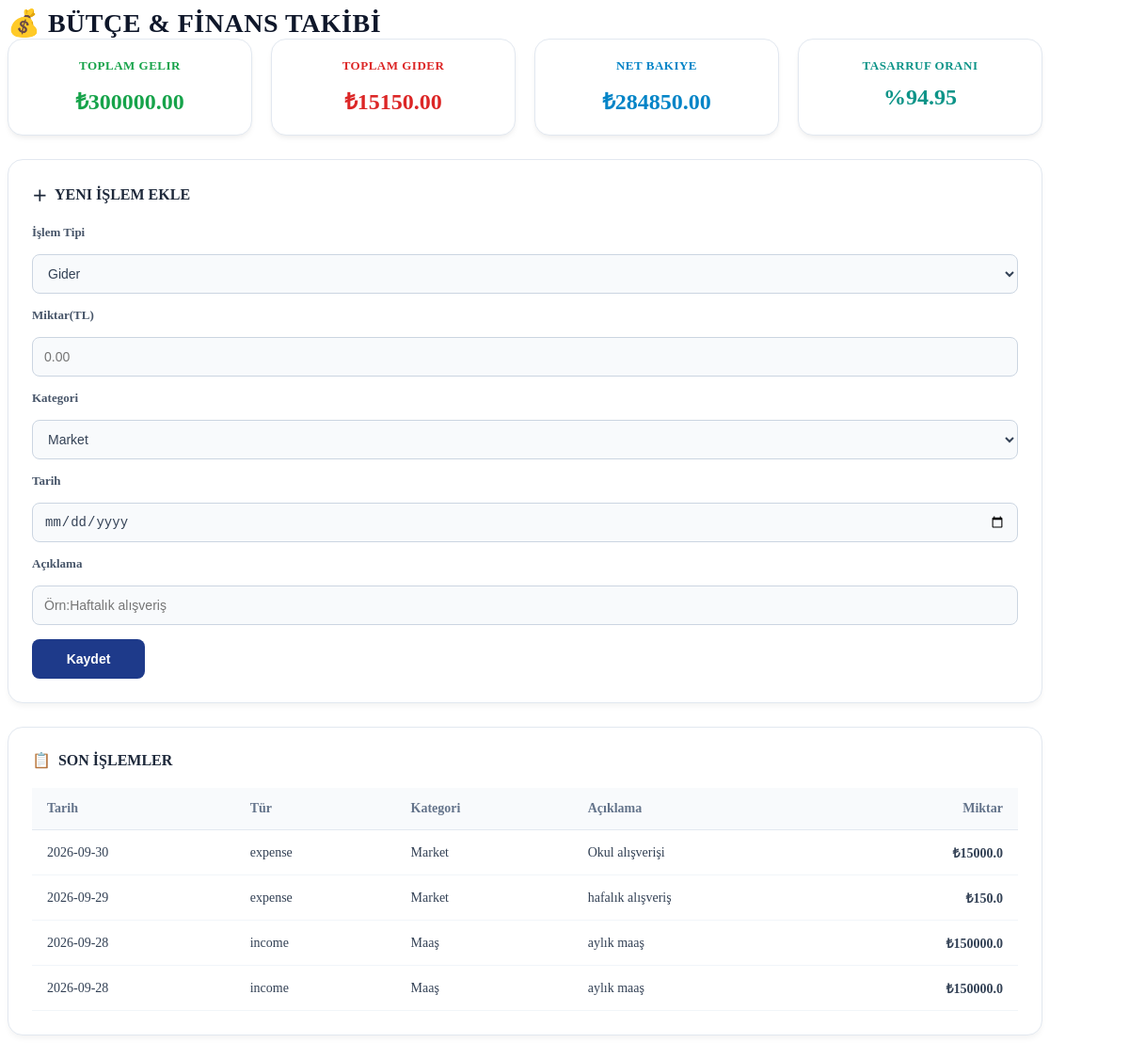
The page / on the database its author committed.
### tables this page shows
CREATE TABLE transactions(
    id INTEGER PRIMARY KEY AUTOINCREMENT,
    category_id INTEGER NOT NULL,
    amount REAL NOT NULL,
    type TEXT CHECK (type IN ('income', 'expense')) NOT NULL,
    description TEXT,
    date DATE NOT NULL,
    FOREIGN KEY (category_id) REFERENCES categories(id)
    );

CREATE TABLE categories(
    id INTEGER PRIMARY KEY AUTOINCREMENT,
    name TEXT NOT NULL,
    type TEXT NOT NULL CHECK(type IN('expense', 'income'))
    );

### src/app.py (the view)
@app.route("/")
def main_menu():
    baglanti = get_db_connection()
    kategoriler = baglanti.execute("SELECT * FROM categories").fetchall()
    islemler = baglanti.execute("""
        SELECT transactions.*, categories.name AS category_name
        FROM transactions
        JOIN categories ON transactions.category_id = categories.id
        ORDER BY transactions.date DESC
        """).fetchall()
    toplam_gelir = 0.0
    toplam_gider = 0.0
    net_bakiye = 0.0
    tasarruf_orani = 0.0
    for islem in islemler:
        if islem["type"] == "income":
            toplam_gelir += islem["amount"]
        elif islem["type"] == "expense":
            toplam_gider += islem["amount"]
    net_bakiye = toplam_gelir - toplam_gider
    if net_bakiye > 0:
        tasarruf_orani = (net_bakiye/toplam_gelir)*100
    else:
        tasarruf_orani = 0.0
    baglanti.close()
    return render_template(
        "main_menu.html",
        kategoriler=kategoriler,
        islemler=islemler,
        toplam_gelir=toplam_gelir,
        toplam_gider=toplam_gider,
        net_bakiye=net_bakiye,
        tasarruf_orani=tasarruf_orani
        )

### src/database.py (called while the page is built)
def get_db_connection():
    kod_yolu = Path(__file__).resolve()
    proje_ana_dizini = kod_yolu.parent.parent
    db_yolu = proje_ana_dizini / "data" / "Bütçe planlama ve takip.db"
    db_yolu.parent.mkdir(parents=True, exist_ok=True)
    baglanti = sqlite3.connect(db_yolu)
    baglanti.row_factory = sqlite3.Row
    return baglanti

### src/templates/main_menu.html (shortened to what this page needs)
<!DOCTYPE html>
<html>
    <head>
        <link rel="stylesheet" href="{{ url_for('static', filename='style.css') }}">
    </head>
    <body>
        <div class="ozet-kartlari">
            <div class="kart gelir">
                <h3>Toplam Gelir</h3>
                <p>₺{{ "%.2f"|format(toplam_gelir) }}</p>
            </div>
            <div class="kart gider">
                <h3>Toplam Gider</h3>
                <p>₺{{ "%.2f"|format(toplam_gider) }}</p>
            </div>
            <div class="kart gelir">
                <h3>Net Bakiye</h3>
                <p>₺{{ "%.2f"|format(net_bakiye) }}</p>
            </div>
            <div class="kart gider">
                <h3>Tasarruf Oranı</h3>
                <p>%{{ "%.2f"|format(tasarruf_orani) }}</p>
            </div>
        </div>
        <div class="form-kutusu">
            <h2>Yeni İşlem Ekle</h2>
            <form action="/ekle" method="post">
                <label>İşlem Tipi</label>
                <select name="type">
                    <option value="expense">Gider</option>
                </select>
                <label>Miktar(TL)</label>
                <input type="number" step="0.01" name="amount" placeholder="0.00" required>
                <label>Kategori</label>
                <select name="category_id">
                    {% for k in kategoriler %}
                        <option value="{{ k['id'] }}">{{ k["name"] }}</option>
                    {% endfor %}
                </select>
                <label>Tarih</label>
                <input type="date" name="date" required>
                <label>Açıklama</label>
                <input type="text" name="description" placeholder="Örn:Haftalık alışveriş">
                <button type="submit">Kaydet</button>
            </form>
        </div>
        <div class="tablo-kutusu">
            <h2>Son İşlemler</h2>
            <table>
                <thead>
                    <tr>
                        <th>Tarih</th>
                        <th>Tür</th>
                        <th>Kategori</th>
                        <th>Açıklama</th>
                        <th>Miktar</th>
                    </tr>
                </thead>
                <tbody>
                    {% for islem in islemler %}
                    <tr>
                        <td>{{ islem['date'] }}</td>
                        <td>{{ islem['type'] }}</td>
                        <td>{{ islem['category_name'] }}</td>
                        <td>{{ islem['description'] }}</td>
                        <td>₺{{ islem['amount'] }}</td>
                    </tr>
                    {% endfor %}
                </tbody>
            </table>
        </div>
    </body>
</html>

### src/static/style.css (style rules this page uses)
body::before { content: "💰 BÜTÇE & FİNANS TAKİBİ"; font-size: 28px; font-weight: 800; color: #0f172a; margin-bottom: 30px; letter-spacing: 0.5px; }
.form-kutusu h2, .tablo-kutusu h2 { font-size: 16px; text-transform: uppercase; color: #1e293b; margin-top: 0; margin-bottom: 20px; display: flex; align-items: center; gap: 8px; }
.form-kutusu h2::before { content: "＋"; font-weight: bold; }
.tablo-kutusu h2::before { content: "📋"; }
.ozet-kartlari { display: grid; grid-template-columns: repeat(4, 1fr); gap: 20px; width: 100%; max-width: 1100px; margin-bottom: 25px; }
.kart { background: #ffffff; border-radius: 16px; padding: 20px; text-align: center; box-shadow: 0 4px 6px -1px rgba(0, 0, 0, 0.05), 0 2px 4px -1px rgba(0, 0, 0, 0.03); border: 1px solid #e2e8f0; }
.kart h3 { margin: 0 0 12px 0; font-size: 13px; text-transform: uppercase; letter-spacing: 0.5px; color: #64748b; }
.kart p { margin: 0; font-size: 24px; font-weight: 700; }
.ozet-kartlari .kart:nth-child(1) h3 { color: #16a34a; }
.ozet-kartlari .kart:nth-child(1) p { color: #16a34a; }
.ozet-kartlari .kart:nth-child(2) h3 { color: #dc2626; }
.ozet-kartlari .kart:nth-child(2) p { color: #dc2626; }
.ozet-kartlari .kart:nth-child(3) h3 { color: #0284c7; }
.ozet-kartlari .kart:nth-child(3) p { color: #0284c7; }
.ozet-kartlari .kart:nth-child(4) h3 { color: #0d9488; }
.ozet-kartlari .kart:nth-child(4) p { color: #0d9488; }
.form-kutusu, .tablo-kutusu { background: #ffffff; border-radius: 16px; padding: 25px; width: 100%; max-width: 1100px; box-sizing: border-box; box-shadow: 0 4px 6px -1px rgba(0, 0, 0, 0.05); border: 1px solid #e2e8f0; margin-bottom: 25px; }
.form-kutusu form { display: flex; flex-wrap: wrap; gap: 15px; align-items: flex-end; }
.form-kutusu form label { display: flex; flex-direction: column; font-size: 13px; font-weight: 600; color: #475569; gap: 6px; flex: 1; min-width: 140px; }
.form-kutusu input, .form-kutusu select { height: 42px; padding: 0 12px; border-radius: 8px; border: 1px solid #cbd5e1; background-color: #f8fafc; font-size: 14px; color: #334155; outline: none; box-sizing: border-box; transition: border-color 0.2s; width: 100%; }
.form-kutusu button { height: 42px; padding: 0 24px; border-radius: 8px; border: none; background-color: #1e3a8a; color: #ffffff; font-size: 14px; font-weight: 600; cursor: pointer; transition: background-color 0.2s; min-width: 120px; }
.tablo-kutusu table { width: 100%; border-collapse: collapse; text-align: left; font-size: 14px; }
.tablo-kutusu th { background-color: #f8fafc; color: #64748b; font-weight: 600; padding: 14px 16px; border-bottom: 1px solid #e2e8f0; }
.tablo-kutusu td { padding: 14px 16px; border-bottom: 1px solid #f1f5f9; color: #334155; }
.tablo-kutusu th:last-child, .tablo-kutusu td:last-child { text-align: right; font-weight: 600; }

### rows shown on the page
transactions: date "2026-09-30", type "expense", category_name "Market", description "Okul alışverişi", amount "15000.0"
transactions: date "2026-09-29", type "expense", category_name "Market", description "hafalık alışveriş", amount "150.0"
transactions: date "2026-09-28", type "income", category_name "Maaş", description "aylık maaş", amount "150000.0"
transactions: date "2026-09-28", type "income", category_name "Maaş", description "aylık maaş", amount "150000.0"

### other values the page prints
{{ "%.2f"|format(toplam_gelir) }} "300000.00"
{{ "%.2f"|format(toplam_gider) }} "15150.00"
{{ "%.2f"|format(net_bakiye) }} "284850.00"
{{ "%.2f"|format(tasarruf_orani) }} "94.95"
form field category_id "Market"
